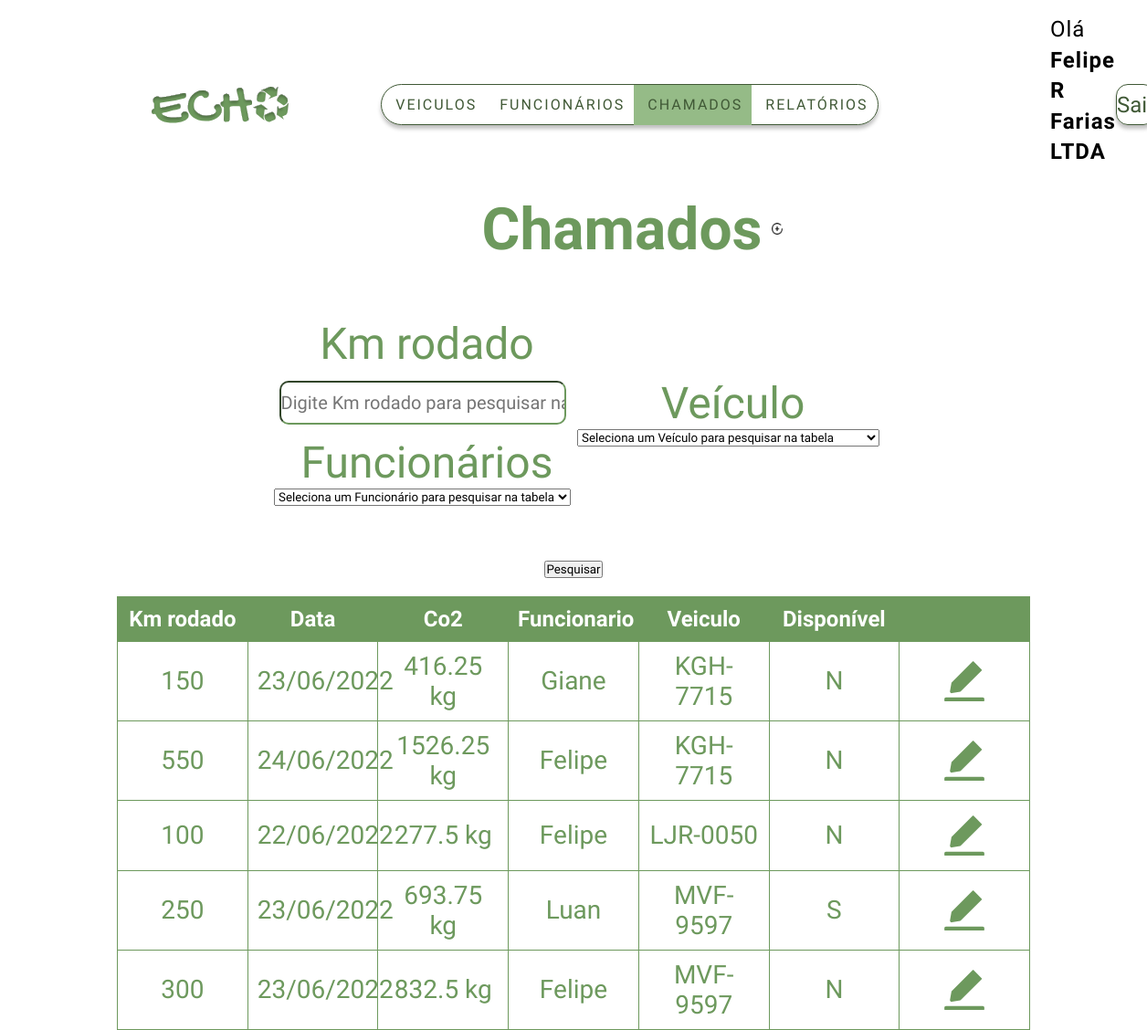
The app's page /Chamados/index/ (signed in) with its own data.
### tables this page shows
CREATE TABLE `chamados` (
  `id` int(11) NOT NULL,
  `km_rodado` double NOT NULL,
  `data` date NOT NULL,
  `funcionario_id` int(11) NOT NULL,
  `veiculo_id` int(11) NOT NULL,
  `usuario_id` int(11) NOT NULL,
  `disponivel` char(1) NOT NULL DEFAULT 'N'
);

CREATE TABLE `funcionarios` (
  `id` int(11) NOT NULL,
  `nome` varchar(45) NOT NULL,
  `cpf` varchar(45) NOT NULL,
  `usuario_id` int(11) NOT NULL
);

CREATE TABLE `veiculos` (
  `id` int(11) NOT NULL,
  `placa` varchar(45) NOT NULL,
  `modelo` varchar(45) NOT NULL,
  `marca` varchar(45) NOT NULL,
  `autonomia` varchar(45) NOT NULL,
  `usuario_id` int(11) NOT NULL
);

### App/Controllers/Controller.php (called while the page is built, shortened)
<?php
abstract class Controllers {
    protected final function view(string $_name, array $vars = []) {
        $_filename = $_SERVER["DOCUMENT_ROOT"]."/App/Views/Pages/{$_name}.php";
        include_once $_filename;
    }
}

### App/Controllers/ChamadosControllers.php (called while the page is built, shortened)
<?php
include ("Controller.php");
class ChamadosControllers extends \Controllers
{
    function __construct()
    {
        $this->nameController = "Chamados";
    }
    public function index()
    {
        $km_rodado      = "";
        $funcionario_id    = "";
        $veiculo_id        = "";
        $model = new Chamado();
        $modelVeiculo = new Veiculo();
        $modelFuncionario = new Funcionario();
        return self::view(
            "Auth/$this->nameController/index",
            [
                "getData"=>$model->index($km_rodado,$funcionario_id,$veiculo_id),
                "getVeiculos"=>$modelVeiculo->index(),
                "getFuncionarios"=>$modelFuncionario->index(),
                "nameController"=>$this->nameController
            ]);
    }
}

### Core/Router.php (called while the page is built, shortened)
<?php
    class Router{
        private $controller = 'Site';
        private $method = 'home';
        public function __construct(){
            $router = $this->url();
           if(file_exists('App/Controllers/' . ucfirst($router[0]) . 'Controllers.php')):
               $this->controller = $router[0];
               unset($router[0]);
            endif;
           $class = "\\App\\Controllers\\" . ucfirst($this->controller)."Controllers";
           $object = new $class;
           if(isset($router[1]) and method_exists($class, $router[1])):
                $this->method = $router[1];
                unset($router[1]);
                endif;
           $this->param = $router ? array_values($router) : [];
           call_user_func_array([$object, $this->method], $this->param);
        }
        public function url(){
            $url = explode("/", filter_input(INPUT_GET, 'router', FILTER_SANITIZE_URL));
            return $url;
        }
    }
?>

### Index.php (called while the page is built, shortened)
<?php
$router = new Router;

### App/Models/Chamado.php (called while the page is built, shortened)
<?php
class Chamado extends Connection
{
    private $nome_table;
    function __construct()
    {
        $this->login_id = $_SESSION["usuario"]["id"];
        $this->nome_table = "chamados";
    }
    public function index($km_rodado=null,$funcionario_id=null,$veiculo_id=null)
    {
        $conn = $this->connect();
        $sql = "SELECT $this->nome_table.id,$this->nome_table.disponivel,$this->nome_table.km_rodado,$this->nome_table.data,veiculos.placa,funcionarios.nome,funcionarios.cpf
            FROM $this->nome_table
            JOIN veiculos ON (veiculos.id=$this->nome_table.veiculo_id)
            JOIN funcionarios ON (funcionarios.id=$this->nome_table.funcionario_id)
         WHERE $this->nome_table.`usuario_id`=$this->login_id";
        $stmt = $conn->prepare($sql);
        $stmt->execute();
        $result = $stmt->fetchAll();
        if ($result == true) {
            return $result;
        }else{
            return false;
        }
    }
}

### App/Views/Pages/Auth/Chamados/index.php (the view, shortened to what this page needs)
<?php
include($_SERVER["DOCUMENT_ROOT"] . "/App/Views/Pages/Auth/header.php");
include($_SERVER["DOCUMENT_ROOT"] . "/App/Views/Pages/Auth/Element/nav-menu-autenticado.php");
?>
    <h1 class="title" style="float: left;margin-left: 42%"><?php echo $vars["nameController"];?> <a href="/<?php echo $vars["nameController"];?>/novo"></h1>
    <span style=""><img style="width:1%!important;display: unset!important;align-items: center;margin-left: 10px;margin-top: 30px;" src="/public/assets/img/add.png" alt=""></a></span>
    <br><br><br><br>
    <form action="/<?php echo $vars["nameController"];?>/index" method="POST">
        <div class="inputs">
            <div class="input-row">
                <label for="">Km rodado</label>
                <input autocomplete="off" name="km_rodado" type="text" placeholder="Digite Km rodado para pesquisar na tabela">
                <label for="">Funcionários</label>
                <select name="funcionario_id">
                    <option value="">Seleciona um Funcionário para pesquisar na tabela</option>
                </select>
            </div>
            <div class="input-row">
                <label for="">Veículo</label>
                <select name="veiculo_id">
                    <option value="">Seleciona um Veículo para pesquisar na tabela</option>
                </select>
            </div>
        </div>
        <span class="inputs"><input type="submit" value="Pesquisar" class="btncrud" /></span>
    </form>
    <?php if (!empty($vars["getData"])) { ?>
        <table>
            <tr>
                <th>Km rodado</th>
                <th>Data</th>
                <th>Co2</th>
                <th>Funcionario</th>
                <th>Veiculo</th>
                <th>Disponível</th>
                <th></th>
            </tr>
            <?php
            foreach ($vars["getData"] as $linha) : ?>
                <tr>
                    <td><?php echo $linha["km_rodado"]; ?></td>
                    <td><?php echo date_format(date_create($linha["data"]), 'd/m/Y'); ?></td>
                    <td><?php echo ($linha["km_rodado"]* 0.75 * 3.7); ?> kg</td>
                    <td><?php echo $linha["nome"] ?></td>
                    <td><?php echo $linha["placa"]; ?></td>
                    <td><?php echo $linha["disponivel"]; ?></td>
                    <td>
                        <div class="ud">
                        <a href='/<?php echo $vars["nameController"];?>/alterar/<?php echo $linha["id"]; ?>'><img style="width: 56px; height: 56px;" src="/public/assets/svg/edit.svg" alt=""></a>
                        </div>
                    </td>
                </tr>
            <?php endforeach;
            ?>
        </table>
    <?php } else { ?>
        <h3 style="text-align: center; font-size: 30px; color: #6D995D;">Resultado da busca: Nenhum registro cadastrado</h3>
    <?php } ?>
</body>
</html>

### App/Views/Pages/Auth/header.php (shortened to what this page needs)
<!DOCTYPE html>
<html lang="pt-br">
<head>
    <link rel="stylesheet" href="/public/assets/css/style.css">
</head>
<body>

### App/Views/Pages/Auth/Element/nav-menu-autenticado.php (shortened to what this page needs)
<header>
    <nav class="navbar">
        <div class="nav-menu">
            <div class="logo">
                <a href="/Site/principal/"><img src="/public/assets/svg/Logo.svg" style="width: 150px;margin-left: 100%;" alt="Echo"></a>
            </div>
            <?php
                $REQUEST_URI = ($_SERVER["REQUEST_URI"]);
                $url = explode("/",$REQUEST_URI);
                $nome_controller = $url[1];
            ?>
            <ul class="nav-list">
                <li><a href="/Veiculos/index/" class="nav-link" <?php if($nome_controller=="Veiculos") echo "style='background-color:#95bb87'";?>>Veiculos</a></li>
                <li><a href="/Funcionarios/index" <?php if($nome_controller=="Funcionarios") echo "style='background-color:#95bb87'";?> class="nav-link">Funcionários</a></li>
                <li><a href="/Chamados/index/" <?php if($nome_controller=="Chamados") echo "style='background-color:#95bb87'";?> class="nav-link" style="border-bottom-right-radius: 40px; border-top-right-radius: 40px;">Chamados</a></li>
                <li><a href="/Relatorios/index/" <?php if($nome_controller=="Relatorios") echo "style='background-color:#95bb87'";?> class="nav-link" style="border-bottom-right-radius: 40px; border-top-right-radius: 40px;">Relatórios</a></li>
            </ul>
        </div>
        <?php if(@$_SESSION["usuario"]["id"]){?>
            <div class="notification is-success">
                <p>Olá <strong><?php echo $_SESSION["usuario"]["razao_social"];?></strong></p>
            </div>
            <a href="/Usuarios/logout/" class="btnAcessar">Sair</a>
        <?php }?>
    </nav>
</header>

### records on screen
chamados: km_rodado "150", data "23/06/2022", $linha['km_rodado']*0.75*3.7 "416.25", funcionario.nome "Giane", veiculo.placa "KGH-7715", disponivel "N"
chamados: km_rodado "550", data "24/06/2022", $linha['km_rodado']*0.75*3.7 "1526.25", funcionario.nome "Felipe", veiculo.placa "KGH-7715", disponivel "N"
chamados: km_rodado "100", data "22/06/2022", $linha['km_rodado']*0.75*3.7 "277.5", funcionario.nome "Felipe", veiculo.placa "LJR-0050", disponivel "N"
chamados: km_rodado "250", data "23/06/2022", $linha['km_rodado']*0.75*3.7 "693.75", funcionario.nome "Luan", veiculo.placa "MVF-9597", disponivel "S"
chamados: km_rodado "300", data "23/06/2022", $linha['km_rodado']*0.75*3.7 "832.5", funcionario.nome "Felipe", veiculo.placa "MVF-9597", disponivel "N"

### other values on screen
$_SESSION["usuario"]["razao_social"] "Felipe R Farias LTDA"
$vars["nameController"] "Chamados"
